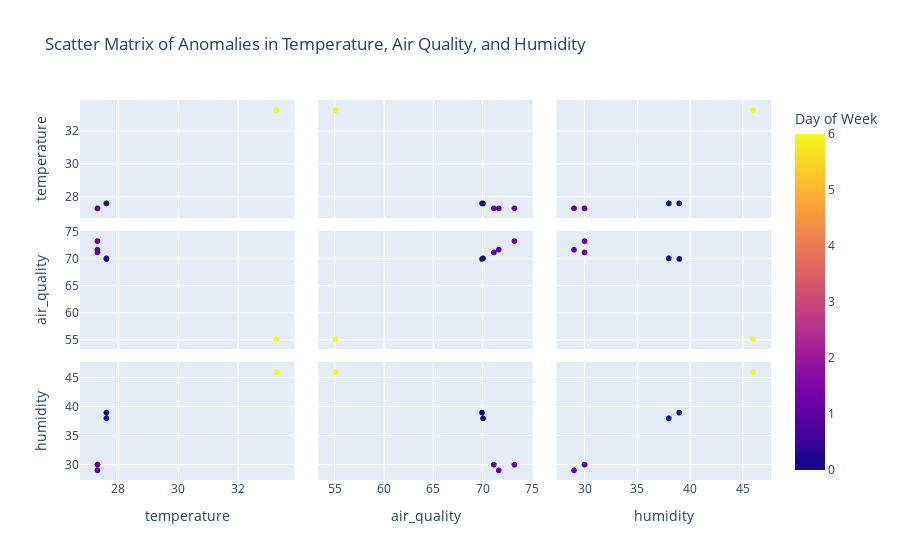

This figure's notebook cell:
### Code cell
# create a df to staore the anomalies' value in X_val
anomaly_features = pd.DataFrame({
    'day_of_week': [6, 1, 1, 0, 1, 0],
    'date': [28, 16, 16, 22, 16, 22],
    'month': [7, 7, 7, 7, 7, 7],
    'hour': [0, 0, 2, 23, 0, 23]
})

# Create values for anomalies in y_val in a df
anomaly_targets = pd.DataFrame({
    'temperature': [33.3, 27.3, 27.3, 27.6, 27.3, 27.6],
    'air_quality': [55.1, 71.7, 73.3, 70.0, 71.2, 70.1],
    'humidity': [46.0, 29.0, 30.0, 39.0, 30.0, 38.0]
})


anomalies_df = pd.concat([anomaly_features, anomaly_targets], axis=1)


fig = px.scatter_matrix(
    anomalies_df,
    dimensions=['temperature', 'air_quality', 'humidity'],
    color='day_of_week',
    title="Scatter Matrix of Anomalies in Temperature, Air Quality, and Humidity",
    labels={"day_of_week": "Day of Week"}
)

# Show the plot
fig.show()

### Figure 1 — Plotly figure (JSON) as saved in the notebook; plotly's stock layout.template omitted (floating-point values rounded to 4 significant figures)
{"data": [{"dimensions": [{"axis": {"matches": true}, "label": "temperature", "values": [33.3, 27.3, 27.3, 27.6, 27.3, 27.6]}, {"axis": {"matches": true}, "label": "air_quality", "values": [55.1, 71.7, 73.3, 70, 71.2, 70.1]}, {"axis": {"matches": true}, "label": "humidity", "values": [46, 29, 30, 39, 30, 38]}], "hovertemplate": "%{xaxis.title.text}=%{x}<br>%{yaxis.title.text}=%{y}<br>Day of Week=%{marker.color}<extra></extra>", "legendgroup": "", "marker": {"color": [6, 1, 1, 0, 1, 0], "coloraxis": "coloraxis", "symbol": "circle"}, "name": "", "showlegend": false, "type": "splom"}], "layout": {"coloraxis": {"colorbar": {"title": {"text": "Day of Week"}}, "colorscale": [[0, "#0d0887"], [0.1111, "#46039f"], [0.2222, "#7201a8"], [0.3333, "#9c179e"], [0.4444, "#bd3786"], [0.5556, "#d8576b"], [0.6667, "#ed7953"], [0.7778, "#fb9f3a"], [0.8889, "#fdca26"], [1, "#f0f921"]]}, "dragmode": "select", "legend": {"tracegroupgap": 0}, "title": {"text": "Scatter Matrix of Anomalies in Temperature, Air Quality, and Humidity"}}}
